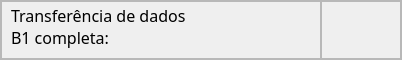
                         <widget class="QFrame" name="frame_48">
                          <property name="minimumSize">
                           <size>
                            <width>0</width>
                            <height>60</height>
                           </size>
                          </property>
                          <property name="maximumSize">
                           <size>
                            <width>16777215</width>
                            <height>60</height>
                           </size>
                          </property>
                          <property name="frameShape">
                           <enum>QFrame::StyledPanel</enum>
                          </property>
                          <property name="frameShadow">
                           <enum>QFrame::Raised</enum>
                          </property>
                          <layout class="QHBoxLayout" name="horizontalLayout_10">
                           <property name="spacing">
                            <number>0</number>
                           </property>
                           <property name="leftMargin">
                            <number>0</number>
                           </property>
                           <property name="topMargin">
                            <number>0</number>
                           </property>
                           <property name="rightMargin">
                            <number>0</number>
                           </property>
                           <property name="bottomMargin">
                            <number>0</number>
                           </property>
                           <item>
                            <widget class="QFrame" name="frame_49">
                             <property name="sizePolicy">
                              <sizepolicy hsizetype="Preferred" vsizetype="Preferred">
                               <horstretch>0</horstretch>
                               <verstretch>0</verstretch>
                              </sizepolicy>
                             </property>
                             <property name="minimumSize">
                              <size>
                               <width>320</width>
                               <height>0</height>
                              </size>
                             </property>
                             <property name="frameShape">
                              <enum>QFrame::StyledPanel</enum>
                             </property>
                             <property name="frameShadow">
                              <enum>QFrame::Raised</enum>
                             </property>
                             <widget class="QLabel" name="label_20">
                              <property name="geometry">
                               <rect>
                                <x>10</x>
                                <y>0</y>
                                <width>311</width>
                                <height>51</height>
                               </rect>
                              </property>
                              <property name="sizePolicy">
                               <sizepolicy hsizetype="Preferred" vsizetype="Preferred">
                                <horstretch>0</horstretch>
                                <verstretch>0</verstretch>
                               </sizepolicy>
                              </property>
                              <property name="font">
                               <font>
                                <family>Equinox Bold</family>
                                <pointsize>12</pointsize>
                               </font>
                              </property>
                              <property name="text">
                               <string>Transferência de dados
B1 completa:</string>
                              </property>
                             </widget>
                            </widget>
                           </item>
                           <item>
                            <widget class="QFrame" name="frame_50">
                             <property name="minimumSize">
                              <size>
                               <width>80</width>
                               <height>0</height>
                              </size>
                             </property>
                             <property name="frameShape">
                              <enum>QFrame::StyledPanel</enum>
                             </property>
                             <property name="frameShadow">
                              <enum>QFrame::Raised</enum>
                             </property>
                            </widget>
                           </item>
                          </layout>
                         </widget>
